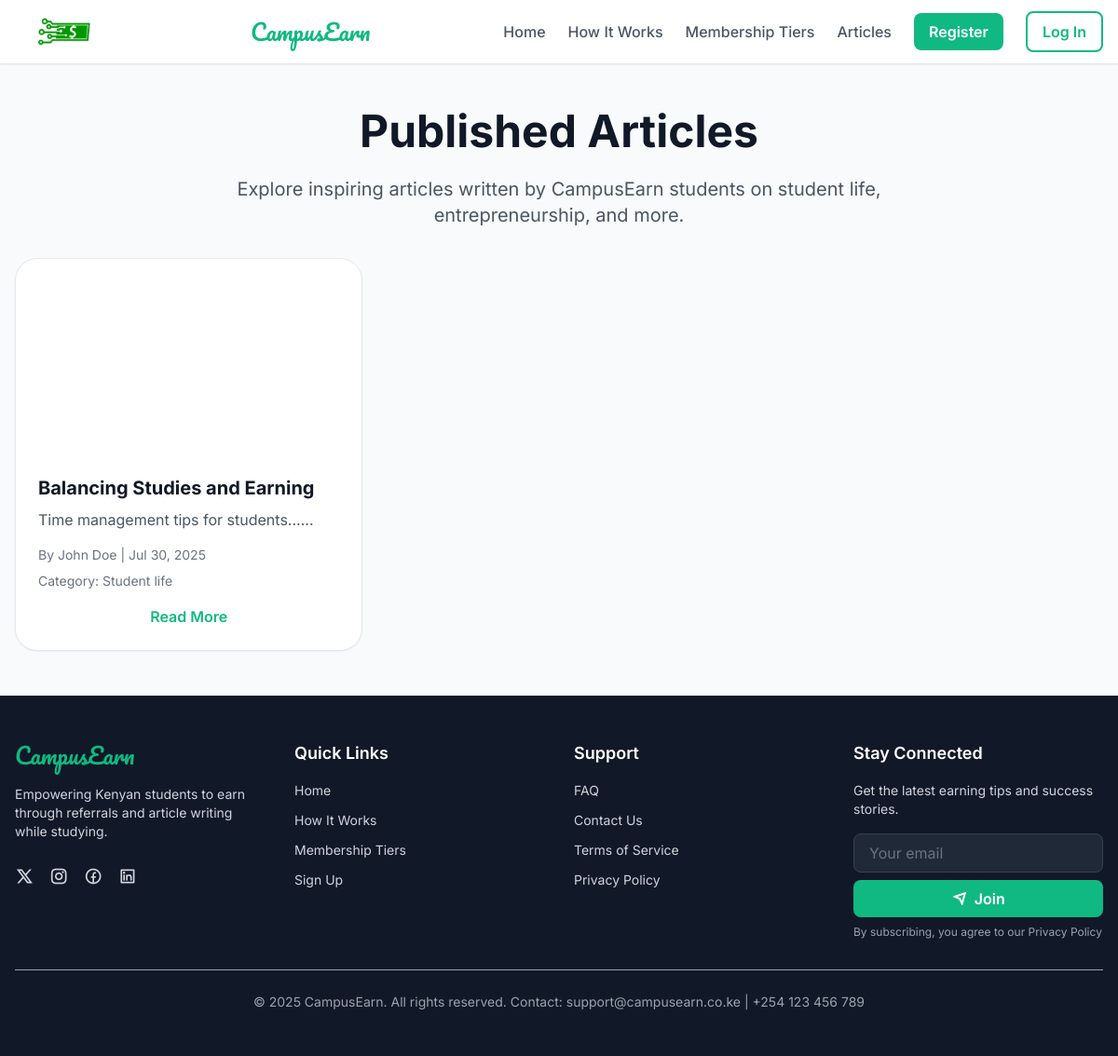
The app's page /articles.php with its own data.
### tables this page shows
CREATE TABLE articles (
    id INT AUTO_INCREMENT PRIMARY KEY,
    user_id INT NOT NULL,
    title VARCHAR(255) NOT NULL,
    content TEXT NOT NULL,
    category VARCHAR(50) NOT NULL,
    status ENUM('pending', 'approved', 'rejected') DEFAULT 'pending',
    created_at DATETIME NOT NULL,
    featured_image VARCHAR(255) DEFAULT NULL,
    FOREIGN KEY (user_id) REFERENCES users(id) ON DELETE CASCADE,
    INDEX idx_status (status),
    INDEX idx_created_at (created_at)
);

CREATE TABLE users (
    id INT AUTO_INCREMENT PRIMARY KEY,
    full_name VARCHAR(255) NOT NULL,
    username VARCHAR(50) NOT NULL UNIQUE,
    email VARCHAR(255) NOT NULL UNIQUE,
    phone VARCHAR(15) NOT NULL,
    password VARCHAR(255) NOT NULL,
    referrer_code VARCHAR(50),
    referrer_code_own VARCHAR(50) NOT NULL UNIQUE,
    tier ENUM('bronze', 'silver', 'gold') NOT NULL,
    payment_ref VARCHAR(50),
    payment_status ENUM('pending', 'completed') DEFAULT 'pending',
    balance DECIMAL(10, 2) DEFAULT 0.00,
    created_at DATETIME NOT NULL,
    INDEX idx_email (email),
    INDEX idx_referrer_code_own (referrer_code_own)
);

### articles.php (the view, shortened to what this page needs)
<?php
require_once 'config.php';
$stmt = $conn->prepare("SELECT a.id, a.title, a.content, a.category, a.created_at, a.featured_image, u.full_name FROM articles a JOIN users u ON a.user_id = u.id WHERE a.status = 'approved' ORDER BY a.created_at DESC");
if (!$stmt) {
    error_log("Database error: Unable to prepare articles query: " . $conn->error);
    $articles = [];
} else {
    $stmt->execute();
    $articles = $stmt->get_result()->fetch_all(MYSQLI_ASSOC);
}
?>
<?php include 'header.php'; ?>
<section class="px-4 py-12 bg-gray-50">
  <div class="max-w-7xl mx-auto">
    <h1 class="text-3xl sm:text-4xl md:text-5xl font-bold text-gray-900 mb-6 text-center">Published Articles</h1>
    <p class="text-lg sm:text-xl text-gray-600 mb-8 text-center max-w-3xl mx-auto">
      Explore inspiring articles written by CampusEarn students on student life, entrepreneurship, and more.
    </p>
    <div class="grid grid-cols-1 sm:grid-cols-2 lg:grid-cols-3 gap-6">
      <?php if (empty($articles)) { ?>
        <p class="text-gray-600 text-center col-span-full">No articles available yet.</p>
      <?php } else { ?>
        <?php foreach ($articles as $article) { ?>
          <div class="bg-white rounded-2xl shadow-sm border border-gray-200 p-6 flex flex-col">
            <h2 class="text-lg sm:text-xl font-bold text-gray-900 mb-2"><?php echo htmlspecialchars($article['title']); ?></h2>
            <p class="text-gray-600 mb-4 flex-grow"><?php echo substr(strip_tags($article['content']), 0, 150); ?>...</p>
            <p class="text-sm text-gray-500 mb-2">By <?php echo htmlspecialchars($article['full_name']); ?> | <?php echo date('M d, Y', strtotime($article['created_at'])); ?></p>
            <p class="text-sm text-gray-500 mb-4">Category: <?php echo ucfirst(str_replace('_', ' ', $article['category'])); ?></p>
            <a href="article.php?id=<?php echo $article['id']; ?>"
               class="text-primary hover:underline font-semibold text-center"
               aria-label="Read more about <?php echo htmlspecialchars($article['title']); ?>">Read More</a>
          </div>
        <?php } ?>
      <?php } ?>
    </div>
  </div>
</section>
<?php include 'footer.php'; ?>

### records on screen
articles: title "Balancing Studies and Earning", content "Time management tips for students...", user.full_name "John Doe", created_at "Jul 30, 2025", category "Student life"
